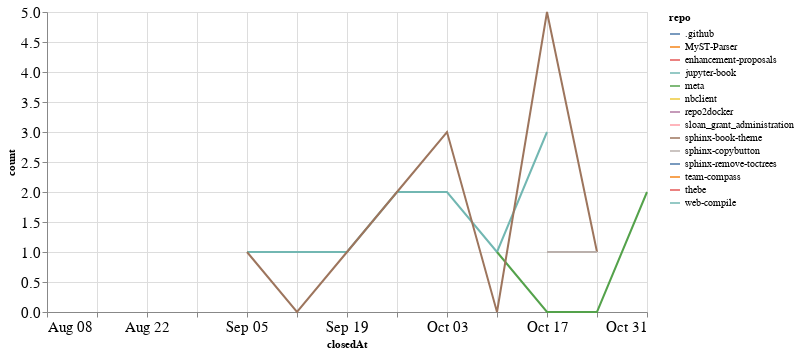

Notebook code cell kept with this figure:
### Code cell
closed_by_time = closed_by.groupby('repo').resample('W', on='closedAt').count()['author'].reset_index()
closed_by_time = closed_by_time.rename(columns={'author': 'count'})

alt.Chart(closed_by_time, width=600).mark_line().encode(
    x='closedAt',
    y='count',
    color='repo',
    tooltip="repo"
)

### Figure 1 — Vega-Lite specification as saved in the notebook (floating-point values rounded to 4 significant figures)
{"config": {"axisLeft": {"labelFontSize": 15}, "axisBottom": {"labelFontSize": 15}}, "data": {"name": "data-71ebab26873adf4b39a42a958ddb5233"}, "mark": "line", "encoding": {"color": {"type": "nominal", "field": "repo"}, "tooltip": {"type": "nominal", "field": "repo"}, "x": {"type": "temporal", "field": "closedAt"}, "y": {"type": "quantitative", "field": "count"}}, "width": 600, "$schema": "https://vega.github.io/schema/vega-lite/v4.8.1.json", "datasets": {"data-71ebab26873adf4b39a42a958ddb5233": [{"repo": ".github", "closedAt": "2021-09-12T00:00:00", "count": 3}, {"repo": "MyST-Parser", "closedAt": "2021-09-26T00:00:00", "count": 1}, {"repo": "enhancement-proposals", "closedAt": "2021-10-10T00:00:00", "count": 1}, {"repo": "jupyter-book", "closedAt": "2021-09-05T00:00:00", "count": 1}, {"repo": "jupyter-book", "closedAt": "2021-09-12T00:00:00", "count": 1}, {"repo": "jupyter-book", "closedAt": "2021-09-19T00:00:00", "count": 1}, {"repo": "jupyter-book", "closedAt": "2021-09-26T00:00:00", "count": 2}, {"repo": "jupyter-book", "closedAt": "2021-10-03T00:00:00", "count": 2}, {"repo": "jupyter-book", "closedAt": "2021-10-10T00:00:00", "count": 1}, {"repo": "jupyter-book", "closedAt": "2021-10-17T00:00:00", "count": 3}, {"repo": "meta", "closedAt": "2021-10-10T00:00:00", "count": 1}, {"repo": "meta", "closedAt": "2021-10-17T00:00:00", "count": 0}, {"repo": "meta", "closedAt": "2021-10-24T00:00:00", "count": 0}, {"repo": "meta", "closedAt": "2021-10-31T00:00:00", "count": 2}, {"repo": "nbclient", "closedAt": "2021-09-19T00:00:00", "count": 1}, {"repo": "repo2docker", "closedAt": "2021-09-19T00:00:00", "count": 1}, {"repo": "sloan_grant_administration", "closedAt": "2021-10-10T00:00:00", "count": 1}, {"repo": "sphinx-book-theme", "closedAt": "2021-09-05T00:00:00", "count": 1}, {"repo": "sphinx-book-theme", "closedAt": "2021-09-12T00:00:00", "count": 0}, {"repo": "sphinx-book-theme", "closedAt": "2021-09-19T00:00:00", "count": 1}, {"repo": "sphinx-book-theme", "closedAt": "2021-09-26T00:00:00", "count": 2}, {"repo": "sphinx-book-theme", "closedAt": "2021-10-03T00:00:00", "count": 3}, {"repo": "sphinx-book-theme", "closedAt": "2021-10-10T00:00:00", "count": 0}, {"repo": "sphinx-book-theme", "closedAt": "2021-10-17T00:00:00", "count": 5}, {"repo": "sphinx-book-theme", "closedAt": "2021-10-24T00:00:00", "count": 1}, {"repo": "sphinx-copybutton", "closedAt": "2021-10-17T00:00:00", "count": 1}, {"repo": "sphinx-copybutton", "closedAt": "2021-10-24T00:00:00", "count": 1}, {"repo": "sphinx-remove-toctrees", "closedAt": "2021-10-24T00:00:00", "count": 1}, {"repo": "team-compass", "closedAt": "2021-10-17T00:00:00", "count": 1}, {"repo": "thebe", "closedAt": "2021-08-08T00:00:00", "count": 1}, {"repo": "web-compile", "closedAt": "2021-09-26T00:00:00", "count": 1}]}}
